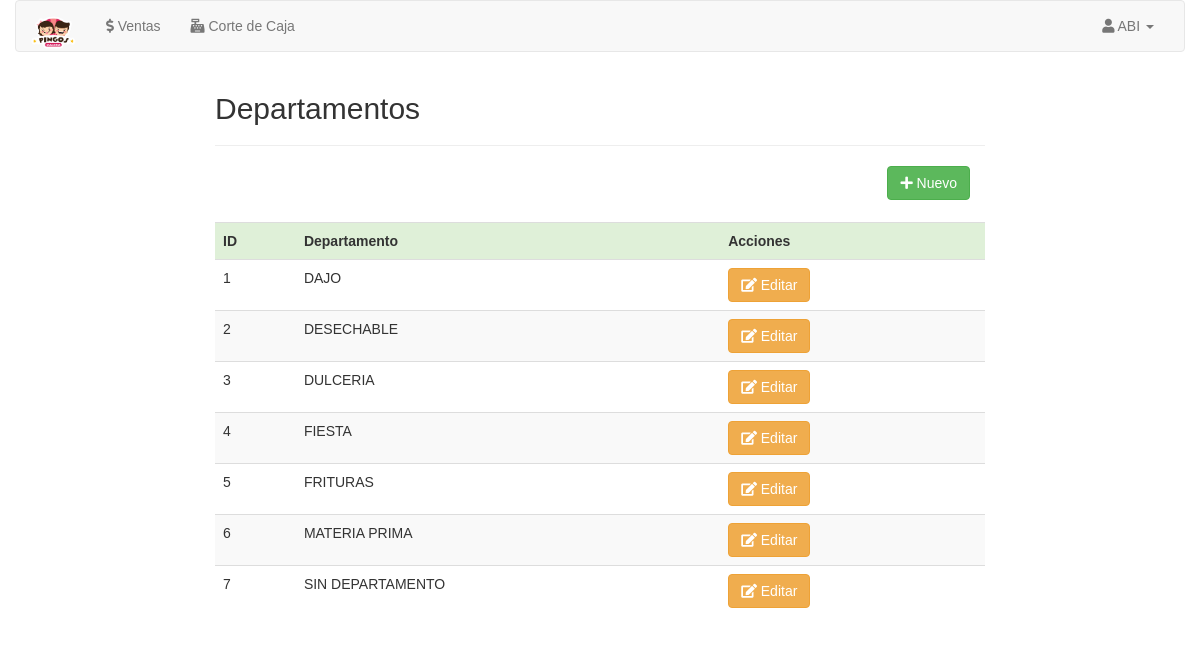
The page /departamentos.php (signed in) on the database its author committed.
### tables this page shows
CREATE TABLE `departamentos` (
  `id_departamentos` int(10) NOT NULL AUTO_INCREMENT,
  `nombre_departamentos` varchar(255) DEFAULT NULL,
  PRIMARY KEY (`id_departamentos`)
);

### departamentos.php (the view, shortened to what this page needs)
<?php
	$link = Conectarse();
	$menu_activo = "catalogos";
	$consulta = "SELECT * FROM departamentos ";
	$result = mysqli_query($link, $consulta);
	if($result){
		while($fila = mysqli_fetch_assoc($result)){
			$departamentos[] = $fila;
		}
	}
	else{
		die("Error en la consulta $consulta". mysqli_error($link));
	}
?>
<!DOCTYPE html>
<html lang="es">
	<head>
    <?php include("styles.php"); ?>
	</head>
	<body>
    <div class="container-fluid">
			<?php include("menu.php"); ?>
		</div>
    <section class="container">
			<strong>
				<h2>Departamentos</h2>
			</strong>
			<hr>
			<div class="col-md-12 text-right">
				<button id="nuevo" type="button" class="btn btn-success" >
					<i class="fa fa-plus"></i> Nuevo
				</button>
			</div >
		</section>
    <br>
    <section class="container">
			<table class="table table-striped">
				<tr class="success">
					<td><strong>ID</strong></td>
					<td><strong>Departamento</strong></td>
					<td><strong>Acciones</strong></td>
				</tr>
				<?php foreach($departamentos AS $i=>$fila){	?>
					<tr class="">
						<td><?php echo $fila["id_departamentos"] ?></td>
						<td><?php echo $fila["nombre_departamentos"] ?></td>
						<td>
								<button class="btn btn-warning btn_editar" type="button"
								data-id_registro="<?php echo $fila["id_departamentos"]?>"
								>
									<i class="fas fa-edit" ></i> Editar
								</button>
						</td>
					</tr>
					<?php
					}
				?>
			</table>
			</section>
        <?php print_r ($departamentos)?>
	</body>
</html>

### styles.php
<link href="css/bootstrap.min.css" rel="stylesheet" media="all">
<link href="css/alertify.min.css" rel="stylesheet" media="all"/>
<link href="css/common.css" rel="stylesheet" media="all"  >
<link href="css/imprimir_venta.css" rel="stylesheet" media="all">
<link href="css/all.min.css" rel="stylesheet" >
<link href="lib/autocomplete.css" rel="stylesheet" >

### menu.php (shortened to what this page needs)
<nav class="navbar navbar-default ">
	<div class="container-fluid">
		<div class="navbar-header">
			<a class="navbar-brand" href="index.php">
				<img src="img/logo_small_edit.png" class="img-responsive" width="45px">
			</a>
		</div>
		<div class="collapse navbar-collapse" id="bs-example-navbar-collapse-1">
			<ul class="nav navbar-nav">
				<?php
					if ($_COOKIE['permiso_usuarios'] == 'mostrador' || $_COOKIE['permiso_usuarios'] == 'administrador') {
					?>
					<li class="<?php echo $menu_activo == "principal" ? "active" : ''; ?>">
						<a href="index.php">
							<i class="fas fa-dollar-sign"></i> Ventas
						</a>
					</li>
					<?php
					}
				?>
					<?php
					if ($_COOKIE["permiso_usuarios"] == "caja" || $_COOKIE['permiso_usuarios'] == "administrador" || $_COOKIE['permiso_usuarios'] == "mostrador") {
					?>
					<li class="<?php echo $menu_activo == "resumen" ? "active" : ''; ?>">
						<a href="resumen.php">
							<i class="fas fa-cash-register"></i> Corte de Caja
						</a>
					</li>
					<?php
					}
				?>
			</ul>
			<ul class="nav navbar-nav navbar-right">
				<li class="dropdown">
					<a href="#" class="dropdown-toggle" data-toggle="dropdown">
						<i class="fa fa-user"></i>
						<span id="menu_nombre_usuario">
							<?php echo isset($_COOKIE["nombre_usuarios"]) ? $_COOKIE["nombre_usuarios"] : "" ?>
						</span>
						<strong class="caret"></strong>
					</a>
				</li>
			</ul>
		</div>
	</div>
</nav>

### rows shown on the page
departamentos: id_departamentos "1", nombre_departamentos "DAJO"
departamentos: id_departamentos "2", nombre_departamentos "DESECHABLE"
departamentos: id_departamentos "3", nombre_departamentos "DULCERIA"
departamentos: id_departamentos "4", nombre_departamentos "FIESTA"
departamentos: id_departamentos "5", nombre_departamentos "FRITURAS"
departamentos: id_departamentos "6", nombre_departamentos "MATERIA PRIMA"
departamentos: id_departamentos "7", nombre_departamentos "SIN DEPARTAMENTO"

### other values the page prints
$_COOKIE["nombre_usuarios"] "ABI"
